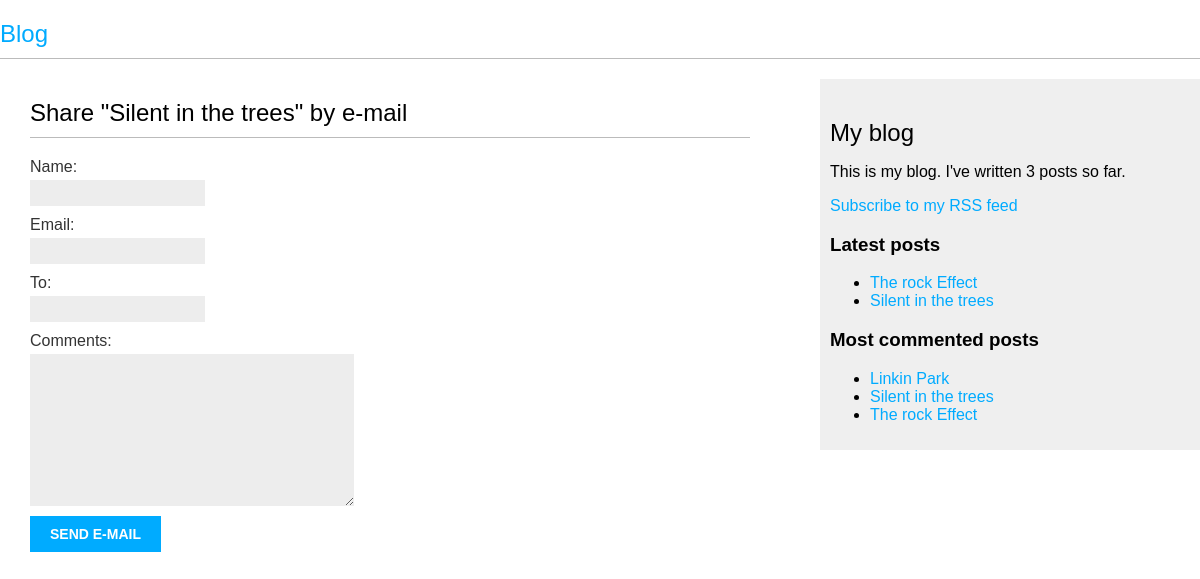
The page /2/share on the database its author committed.
### blog/models.py (models this page shows, shortened)
class Post(models.Model):
    STATUS_CHOICES = (('draft', 'Draft'),
    ('published', 'Published'))
    title = models.CharField(max_length=250)
    slug = models.SlugField(max_length=250,
    unique_for_date='publish')
    author = models.ForeignKey(User, on_delete=models.CASCADE, related_name='blog_posts')
    body = models.TextField()
    publish = models.DateTimeField(default=timezone.now)
    created = models.DateTimeField(auto_now_add=True)
    updated = models.DateTimeField(auto_now=True)
    status = models.CharField(max_length=10, choices=STATUS_CHOICES, default='draft')
    tags = TaggableManager()
    class Meta:
        ordering = ('-publish',)
    objects = models.Manager() # The default manager.
    published = PublishedManager() # Our custom manager.
    def get_absolute_url(self):
        return reverse('blog:post_detail',
                        args=[self.publish.year,
                        self.publish.month,
                        self.publish.day, self.slug])

### blog/views.py (the view)
# urls.py: path('<int:post_id>/share', views.post_share, name='post_share'),
def post_share(request, post_id):
    post = get_object_or_404(Post, id=post_id, status = 'published')
    sent = False
    if request.method == 'POST':
        form = EmailPostForm(request.POST)
        if form.is_valid():
            cd = form.cleaned_data
            post_url = request.build_absolute_uri(post.get_absolute_url())
            subject = f"{cd['name']} recommends you read " f"{post.title}"
            message = f"Read {post.title} at {post_url}\n\n" f"{cd['name']}\'s comments: {cd['comments']}"
            send_mail(subject, message, 'ngechamike26@gmail.com',
            [cd['to']])
            sent = True
    else:
        form = EmailPostForm()
    return render(request, 'blog/post/share.html', context= {"form": form,
                                                              "post": post,
                                                              "sent": sent})

### blog/forms.py
class EmailPostForm(forms.Form):
    name = forms.CharField(max_length=20)
    email = forms.EmailField()
    to = forms.EmailField()
    comments = forms.CharField(required=False, widget=forms.Textarea)

### blog/models.py (called while the page is built)
    def get_queryset(self):
        return super(PublishedManager, self).get_queryset().filter(status='published')

### blog/templatetags/blog_tags.py (called while the page is built)
@register.simple_tag
def total_posts():
    return Post.published.count()

@register.inclusion_tag('blog/post/latest_posts.html')
def show_latest_posts(count=5):
    latest_posts = Post.published.order_by('-publish')[:count]
    return {'latest_posts': latest_posts}

@register.simple_tag
def get_most_commented_posts(count=5):
    return Post.published.annotate(
    total_comments=Count('comments')
    ).order_by('-total_comments')[:count]

### templates/blog/post/share.html (shortened to what this page needs)
{% extends "blog/base.html" %}
{% block content %}
{% if sent %}
<h1>E-mail successfully sent</h1>
<p>"{{ post.title }}" was successfully sent to {{ form.cleaned_data.to }}.</p>
{% else %}
<h1>Share "{{ post.title }}" by e-mail</h1>
<form method="post">
{{ form.as_p }}
<input type="submit" value="Send e-mail">
</form>
{% endif %}
{% endblock %}

### templates/blog/base.html (shortened to what this page needs)
{% load blog_tags %}
{% load static %}
<!DOCTYPE html>
<html>
    <head>
        <link href="{% static 'css/blog.css' %}" rel="stylesheet">
    </head>
    <body>
    <nav class='nav'>
    <a href=" {% url 'blog:post_list' %} "><h1 id='heading'>Blog</h1></a>
        <div id="content">
            {% block content %}
            {% endblock %}
        </div>
            <div id="sidebar">
                <h2>My blog</h2>
                <p>This is my blog. I've written {% total_posts %} posts so far.</p>
                <p><a href="{% url "blog:post_feed" %}">Subscribe to my RSS feed</a></p>
                <h3>Latest posts</h3>
                {% show_latest_posts 2 %}
                <h3>Most commented posts</h3>
                {% get_most_commented_posts as most_commented_posts %}
                <ul>
                {% for post in most_commented_posts %}
                <li>
                <a href="{{ post.get_absolute_url }}">{{ post.title }}</a>
                </li>
                {% endfor %}
                </ul>
            </div>
    </body>
</html>

### templates/blog/post/latest_posts.html
<ul>
{% for post in latest_posts %}
<li>
<a href="{{ post.get_absolute_url }}">{{ post.title }}</a>
</li>
{% endfor %}
</ul>

### blog/static/css/blog.css (style rules this page uses)
body { margin:0; padding:0; font-family:helvetica, sans-serif; }
a { color:#00abff; text-decoration:none; }
h1 { font-weight:normal; border-bottom:1px solid #bbb; padding:0 0 10px 0; }
h2 { font-weight:normal; margin:30px 0 0; }
#content { float:left; width:60%; padding:0 0 0 30px; }
#sidebar { float:right; width:30%; padding:10px; background:#efefef; height:100%; }
label { float:left; clear:both; color:#333; margin-bottom:4px; }
input, textarea { clear:both; float:left; margin:0 0 10px; background:#ededed; border:0; padding:6px 10px; font-size:12px; }
input[type=submit] { font-weight:bold; background:#00abff; color:#fff; padding:10px 20px; font-size:14px; text-transform:uppercase; }

### rows shown on the page
Post: title "Silent in the trees"
Post: title "The rock Effect"
Post: title "Linkin Park"
